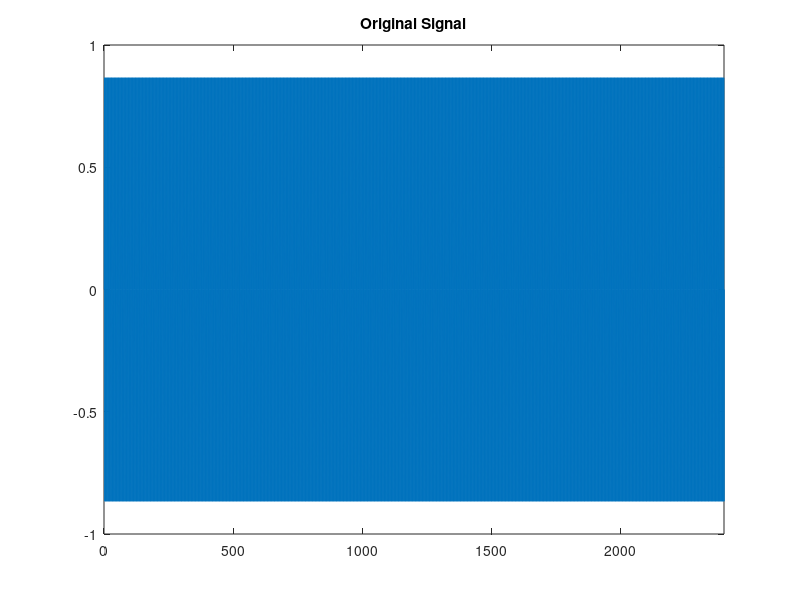
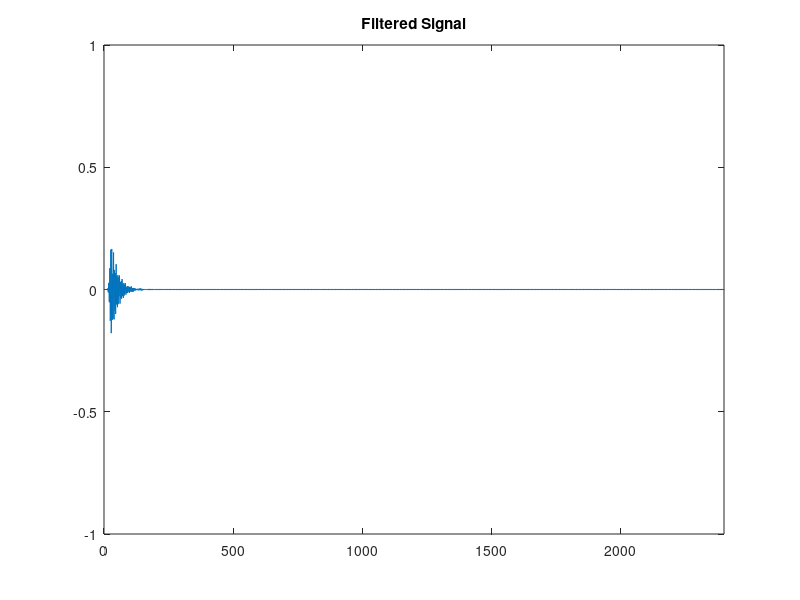

MATLAB code for these plots, in order:
sampling_freq = 48000;
signal_freq = 16000;
N = 32;

num = [
 0.000000034667186407017829
 0                          
-0.00000055467498251228526   
 0                            
 0.0000041600623688421397      
 0                              
-0.000019413624387929986         
 0                                
 0.000063094279260772455           
 0                                  
-0.00015142627022585387              
 0                                   
 0.00027761482874739875              
 0                                   
-0.00039659261249628392              
 0                                   
 0.00044616668905831937              
 0                                   
-0.00039659261249628392              
 0                                   
 0.00027761482874739875              
 0                                   
-0.00015142627022585387              
 0                                   
 0.000063094279260772455             
 0                                   
-0.000019413624387929986             
 0                                   
 0.0000041600623688421397            
 0                                   
-0.00000055467498251228526           
 0                                   
 0.000000034667186407017829          
];

denom = [
   1            
  -1.9801853890905561
   9.1649400704466846 
 -14.888835049793361   
  39.091650150313797    
 -54.053519038133658     
 103.7940178244709        
-124.78218130144654        
 192.54424577919335         
-203.86713917280235          
 264.81870122989505           
-248.81759164235612            
 279.2832130917119              
-233.71194760902372              
 230.21109514072145               
-171.64616409746702                
 149.72630338342509                 
 -99.189355655056573                 
  76.98095076610899                  
 -45.023608184758089                 
  31.129471108367586                 
 -15.897784481372415                 
   9.7752574545111433                
  -4.2821998764558771                
   2.3303846019656183                
  -0.85057993413808886               
   0.40625646626076067               
  -0.11746136096242073               
   0.048599889346246553              
  -0.010070168757280885              
   0.0035386230275000646             
  -0.00040345651517289648            
   0.00011677740101310004            
];

time = (0:1/sampling_freq:0.05)';

audio_in = sin(2 * pi * signal_freq * time );
audio_out = zeros(size(audio_in));

working_data_in = zeros(N+1,1);
working_data_out = zeros(N+1,1);

sampleInd = 1;
indLeft = 1;

for j=1:length(audio_in)
    working_data_in(sampleInd)=audio_in(j);
    temp = 0.0;
    
    temp = temp + (num(1)*working_data_in(sampleInd));
    indLeft = sampleInd - 1;
    if( indLeft < 1)
        indLeft = N + 1;
    end
    
    for i=2:N+1
       temp = temp + (num(i)*working_data_in(indLeft)) - (denom(i)*working_data_out(indLeft));
       indLeft = indLeft - 1;
       if( indLeft < 1)
           indLeft = N + 1;
       end
    end
    
    working_data_out(sampleInd) = temp;
    
    sampleInd = sampleInd + 1;
    if( sampleInd > (N+1))
        sampleInd = 1;
    end
    
    audio_out(j) = temp;
end

plot(audio_in);
axis([0 2400 -1 1]);
title('Original Signal');
figure();
plot(audio_out);
axis([0 2400 -1 1]);
title('Filtered Signal');